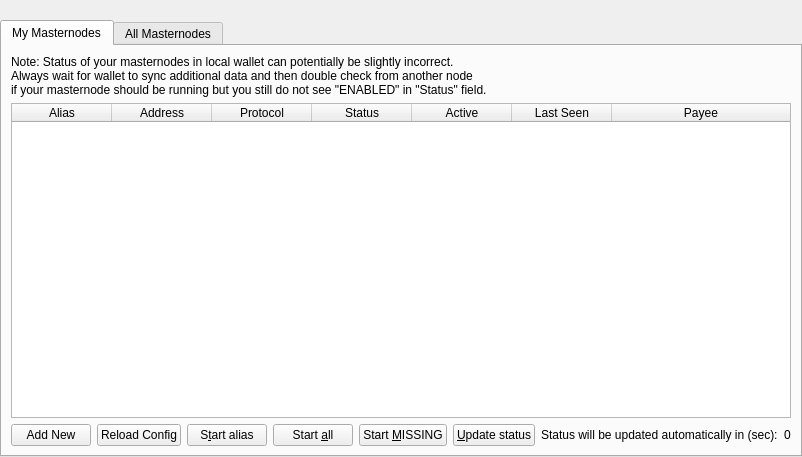
<?xml version="1.0" encoding="UTF-8"?>
<ui version="4.0">
 <class>MasternodeList</class>
 <widget class="QWidget" name="MasternodeList">
  <property name="geometry">
   <rect>
    <x>0</x>
    <y>0</y>
    <width>763</width>
    <height>457</height>
   </rect>
  </property>
  <property name="windowTitle">
   <string>Form</string>
  </property>
  <layout class="QVBoxLayout" name="topLayout">
   <property name="leftMargin">
    <number>0</number>
   </property>
   <property name="topMargin">
    <number>0</number>
   </property>
   <property name="rightMargin">
    <number>0</number>
   </property>
   <property name="bottomMargin">
    <number>0</number>
   </property>
   <item>
    <layout class="QVBoxLayout" name="verticalLayout">
     <property name="bottomMargin">
      <number>0</number>
     </property>
     <item>
      <spacer name="horizontalSpacer0">
       <property name="orientation">
        <enum>Qt::Horizontal</enum>
       </property>
       <property name="sizeHint" stdset="0">
        <size>
         <width>40</width>
         <height>20</height>
        </size>
       </property>
      </spacer>
     </item>
     <item>
      <widget class="QTabWidget" name="tabWidget">
       <property name="currentIndex">
        <number>0</number>
       </property>
       <widget class="QWidget" name="tabMyMasternodes">
        <attribute name="title">
         <string>My Masternodes</string>
        </attribute>
        <layout class="QGridLayout" name="gridLayout_2">
         <item row="0" column="0">
          <layout class="QVBoxLayout" name="verticalLayout_2">
           <property name="bottomMargin">
            <number>0</number>
           </property>
           <item>
            <layout class="QHBoxLayout" name="horizontalLayout_note">
             <property name="bottomMargin">
              <number>0</number>
             </property>
             <item>
              <widget class="QLabel" name="updateNote">
               <property name="text">
                <string>Note: Status of your masternodes in local wallet can potentially be slightly incorrect.&lt;br /&gt;Always wait for wallet to sync additional data and then double check from another node&lt;br /&gt;if your masternode should be running but you still do not see &quot;ENABLED&quot; in &quot;Status&quot; field.</string>
               </property>
              </widget>
             </item>
            </layout>
           </item>
           <item>
            <widget class="QTableWidget" name="tableWidgetMyMasternodes">
             <property name="minimumSize">
              <size>
               <width>695</width>
               <height>0</height>
              </size>
             </property>
             <property name="editTriggers">
              <set>QAbstractItemView::NoEditTriggers</set>
             </property>
             <property name="alternatingRowColors">
              <bool>true</bool>
             </property>
             <property name="selectionMode">
              <enum>QAbstractItemView::SingleSelection</enum>
             </property>
             <property name="selectionBehavior">
              <enum>QAbstractItemView::SelectRows</enum>
             </property>
             <property name="sortingEnabled">
              <bool>true</bool>
             </property>
             <attribute name="horizontalHeaderStretchLastSection">
              <bool>true</bool>
             </attribute>
             <column>
              <property name="text">
               <string>Alias</string>
              </property>
             </column>
             <column>
              <property name="text">
               <string>Address</string>
              </property>
             </column>
             <column>
              <property name="text">
               <string>Protocol</string>
              </property>
             </column>
             <column>
              <property name="text">
               <string>Status</string>
              </property>
             </column>
             <column>
              <property name="text">
               <string>Active</string>
              </property>
             </column>
             <column>
              <property name="text">
               <string>Last Seen</string>
              </property>
             </column>
             <column>
              <property name="text">
               <string>Payee</string>
              </property>
             </column>
            </widget>
           </item>
           <item>
            <layout class="QHBoxLayout" name="horizontalLayout_5">
             <property name="bottomMargin">
              <number>0</number>
             </property>
             <item>
              <widget class="QPushButton" name="addNewButton">
               <property name="text">
                <string>Add New</string>
               </property>
              </widget>
             </item>
             <item>
              <widget class="QPushButton" name="reloadConfigButton">
               <property name="text">
                <string>Reload Config</string>
               </property>
              </widget>
             </item>
             <item>
              <widget class="QPushButton" name="startButton">
               <property name="text">
                <string>S&amp;tart alias</string>
               </property>
              </widget>
             </item>
             <item>
              <widget class="QPushButton" name="startAllButton">
               <property name="text">
                <string>Start &amp;all</string>
               </property>
              </widget>
             </item>
             <item>
              <widget class="QPushButton" name="startMissingButton">
               <property name="text">
                <string>Start &amp;MISSING</string>
               </property>
              </widget>
             </item>
             <item>
              <widget class="QPushButton" name="UpdateButton">
               <property name="text">
                <string>&amp;Update status</string>
               </property>
              </widget>
             </item>
             <item>
              <widget class="QLabel" name="autoupdate_label">
               <property name="text">
                <string>Status will be updated automatically in (sec):</string>
               </property>
              </widget>
             </item>
             <item>
              <widget class="QLabel" name="secondsLabel">
               <property name="text">
                <string>0</string>
               </property>
              </widget>
             </item>
            </layout>
           </item>
          </layout>
         </item>
        </layout>
       </widget>
       <widget class="QWidget" name="tabAllMasternodes">
        <attribute name="title">
         <string>All Masternodes</string>
        </attribute>
        <layout class="QGridLayout" name="gridLayout">
         <item row="1" column="0">
          <widget class="QTableWidget" name="tableWidgetMasternodes">
           <property name="editTriggers">
            <set>QAbstractItemView::NoEditTriggers</set>
           </property>
           <property name="alternatingRowColors">
            <bool>true</bool>
           </property>
           <property name="selectionBehavior">
            <enum>QAbstractItemView::SelectRows</enum>
           </property>
           <property name="sortingEnabled">
            <bool>true</bool>
           </property>
           <attribute name="horizontalHeaderStretchLastSection">
            <bool>true</bool>
           </attribute>
           <column>
            <property name="text">
             <string>Address</string>
            </property>
           </column>
           <column>
            <property name="text">
             <string>Protocol</string>
            </property>
           </column>
           <column>
            <property name="text">
             <string>Status</string>
            </property>
           </column>
           <column>
            <property name="text">
             <string>Active</string>
            </property>
           </column>
           <column>
            <property name="text">
             <string>Last Seen</string>
            </property>
           </column>
           <column>
            <property name="text">
             <string>Payee</string>
            </property>
           </column>
          </widget>
         </item>
         <item row="0" column="0">
          <layout class="QHBoxLayout" name="horizontalLayout_3">
           <property name="bottomMargin">
            <number>0</number>
           </property>
           <item>
            <widget class="QLabel" name="label_filter">
             <property name="text">
              <string>Filter List:</string>
             </property>
            </widget>
           </item>
           <item>
            <widget class="QLineEdit" name="filterLineEdit">
             <property name="toolTip">
              <string>Filter masternode list</string>
             </property>
            </widget>
           </item>
           <item>
            <spacer name="horizontalSpacer_3">
             <property name="orientation">
              <enum>Qt::Horizontal</enum>
             </property>
             <property name="sizeHint" stdset="0">
              <size>
               <width>10</width>
               <height>20</height>
              </size>
             </property>
            </spacer>
           </item>
           <item>
            <widget class="QLabel" name="label_count">
             <property name="text">
              <string>Node Count:</string>
             </property>
            </widget>
           </item>
           <item>
            <widget class="QLabel" name="countLabel">
             <property name="text">
              <string>0</string>
             </property>
            </widget>
           </item>
          </layout>
         </item>
        </layout>
       </widget>
      </widget>
     </item>
    </layout>
   </item>
  </layout>
 </widget>
 <resources/>
 <connections/>
</ui>
